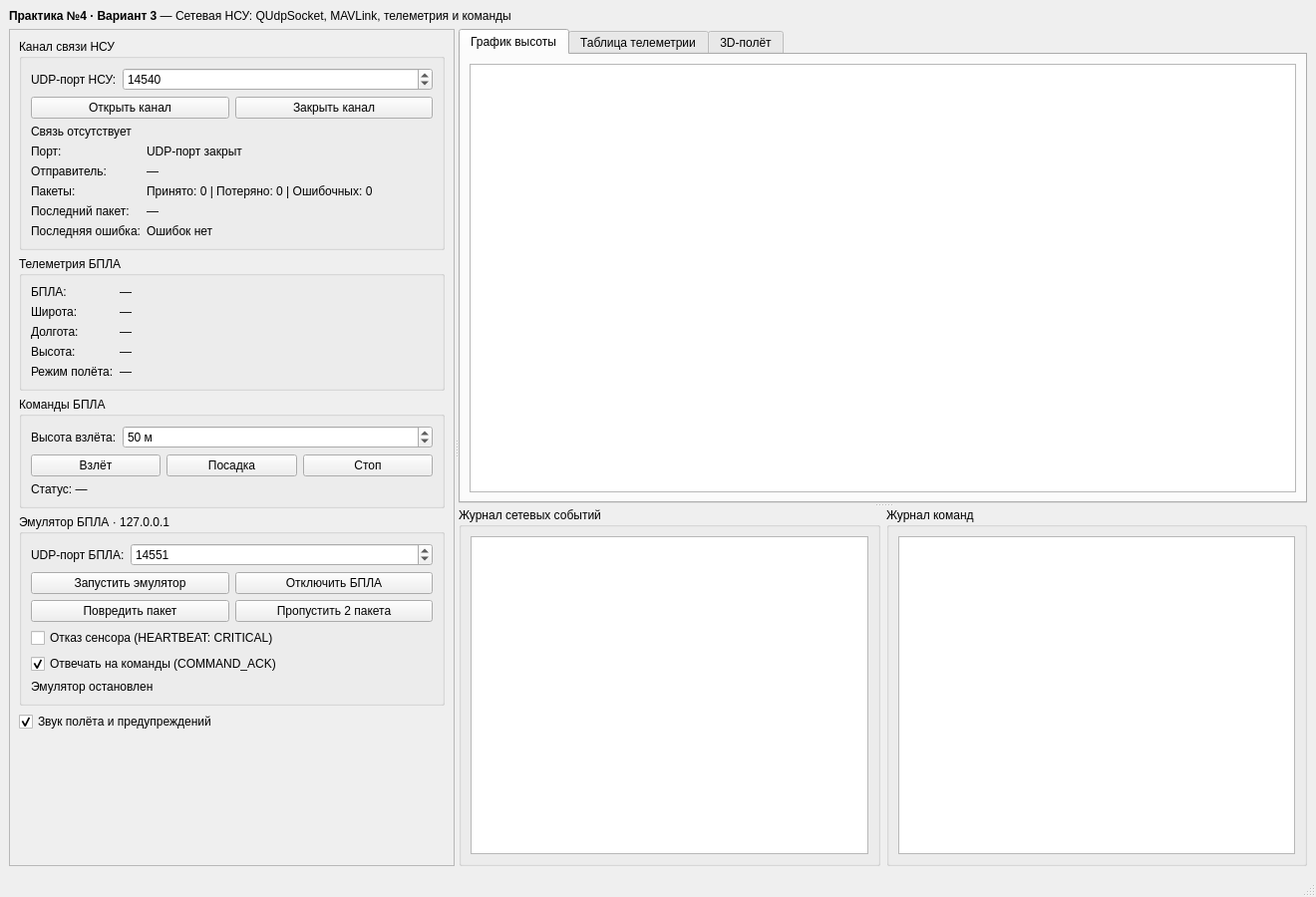
<?xml version="1.0" encoding="UTF-8"?>
<ui version="4.0">
  <class>MainWindow</class>
  <widget class="QMainWindow" name="MainWindow">
    <property name="geometry">
      <rect><x>0</x><y>0</y><width>1320</width><height>900</height></rect>
    </property>
    <property name="minimumSize">
      <size><width>1000</width><height>700</height></size>
    </property>
    <property name="windowTitle">
      <string>Практика №4 — Вариант 3 — Сетевая НСУ MAVLink</string>
    </property>
    <widget class="QWidget" name="centralwidget">
      <layout class="QVBoxLayout" name="mainLayout" stretch="0,1">
        <item>
          <widget class="QLabel" name="labelTitle">
            <property name="text">
              <string>&lt;b&gt;Практика №4 · Вариант 3&lt;/b&gt; — Сетевая НСУ: QUdpSocket, MAVLink, телеметрия и команды</string>
            </property>
          </widget>
        </item>
        <item>
          <widget class="QSplitter" name="splitter">
            <property name="orientation">
              <enum>Qt::Horizontal</enum>
            </property>
            <property name="childrenCollapsible">
              <bool>false</bool>
            </property>
            <widget class="QScrollArea" name="scrollControls">
              <property name="minimumSize">
                <size><width>380</width><height>0</height></size>
              </property>
              <property name="horizontalScrollBarPolicy">
                <enum>Qt::ScrollBarAlwaysOff</enum>
              </property>
              <property name="widgetResizable">
                <bool>true</bool>
              </property>
              <widget class="QWidget" name="controlsPanel">
                <layout class="QVBoxLayout" name="controlsLayout">
                  <item>
                    <widget class="QGroupBox" name="groupLink">
                      <property name="title">
                        <string>Канал связи НСУ</string>
                      </property>
                      <layout class="QVBoxLayout" name="groupLinkLayout">
                        <item>
                          <layout class="QFormLayout" name="formListen">
                            <item row="0" column="0">
                              <widget class="QLabel" name="formListenCaption0">
                                <property name="text">
                                  <string>UDP-порт НСУ:</string>
                                </property>
                              </widget>
                            </item>
                            <item row="0" column="1">
                              <widget class="QSpinBox" name="spinListenPort">
                                <property name="minimum">
                                  <number>1024</number>
                                </property>
                                <property name="maximum">
                                  <number>65535</number>
                                </property>
                                <property name="singleStep">
                                  <number>1</number>
                                </property>
                                <property name="value">
                                  <number>14540</number>
                                </property>
                              </widget>
                            </item>
                          </layout>
                        </item>
                        <item>
                          <layout class="QHBoxLayout" name="linkButtons">
                            <item>
                              <widget class="QPushButton" name="btnStartLink">
                                <property name="text">
                                  <string>Открыть канал</string>
                                </property>
                              </widget>
                            </item>
                            <item>
                              <widget class="QPushButton" name="btnStopLink">
                                <property name="text">
                                  <string>Закрыть канал</string>
                                </property>
                              </widget>
                            </item>
                          </layout>
                        </item>
                        <item>
                          <widget class="QLabel" name="labelLinkStatus">
                            <property name="text">
                              <string>Связь отсутствует</string>
                            </property>
                          </widget>
                        </item>
                        <item>
                          <layout class="QFormLayout" name="formLink">
                            <item row="0" column="0">
                              <widget class="QLabel" name="formLinkCaption0">
                                <property name="text">
                                  <string>Порт:</string>
                                </property>
                              </widget>
                            </item>
                            <item row="0" column="1">
                              <widget class="QLabel" name="labelPort">
                                <property name="text">
                                  <string>UDP-порт закрыт</string>
                                </property>
                              </widget>
                            </item>
                            <item row="1" column="0">
                              <widget class="QLabel" name="formLinkCaption1">
                                <property name="text">
                                  <string>Отправитель:</string>
                                </property>
                              </widget>
                            </item>
                            <item row="1" column="1">
                              <widget class="QLabel" name="labelSender">
                                <property name="text">
                                  <string>—</string>
                                </property>
                              </widget>
                            </item>
                            <item row="2" column="0">
                              <widget class="QLabel" name="formLinkCaption2">
                                <property name="text">
                                  <string>Пакеты:</string>
                                </property>
                              </widget>
                            </item>
                            <item row="2" column="1">
                              <widget class="QLabel" name="labelPackets">
                                <property name="text">
                                  <string>Принято: 0 | Потеряно: 0 | Ошибочных: 0</string>
                                </property>
                                <property name="wordWrap">
                                  <bool>true</bool>
                                </property>
                              </widget>
                            </item>
                            <item row="3" column="0">
                              <widget class="QLabel" name="formLinkCaption3">
                                <property name="text">
                                  <string>Последний пакет:</string>
                                </property>
                              </widget>
                            </item>
                            <item row="3" column="1">
                              <widget class="QLabel" name="labelLastPacket">
                                <property name="text">
                                  <string>—</string>
                                </property>
                              </widget>
                            </item>
                            <item row="4" column="0">
                              <widget class="QLabel" name="formLinkCaption4">
                                <property name="text">
                                  <string>Последняя ошибка:</string>
                                </property>
                              </widget>
                            </item>
                            <item row="4" column="1">
                              <widget class="QLabel" name="labelErrorStatus">
                                <property name="text">
                                  <string>Ошибок нет</string>
                                </property>
                                <property name="wordWrap">
                                  <bool>true</bool>
                                </property>
                              </widget>
                            </item>
                          </layout>
                        </item>
                      </layout>
                    </widget>
                  </item>
                  <item>
                    <widget class="QGroupBox" name="groupTelemetry">
                      <property name="title">
                        <string>Телеметрия БПЛА</string>
                      </property>
                      <layout class="QFormLayout" name="formTelemetry">
                        <item row="0" column="0">
                          <widget class="QLabel" name="formTelemetryCaption0">
                            <property name="text">
                              <string>БПЛА:</string>
                            </property>
                          </widget>
                        </item>
                        <item row="0" column="1">
                          <widget class="QLabel" name="labelVehicle">
                            <property name="text">
                              <string>—</string>
                            </property>
                          </widget>
                        </item>
                        <item row="1" column="0">
                          <widget class="QLabel" name="formTelemetryCaption1">
                            <property name="text">
                              <string>Широта:</string>
                            </property>
                          </widget>
                        </item>
                        <item row="1" column="1">
                          <widget class="QLabel" name="labelLatitude">
                            <property name="text">
                              <string>—</string>
                            </property>
                          </widget>
                        </item>
                        <item row="2" column="0">
                          <widget class="QLabel" name="formTelemetryCaption2">
                            <property name="text">
                              <string>Долгота:</string>
                            </property>
                          </widget>
                        </item>
                        <item row="2" column="1">
                          <widget class="QLabel" name="labelLongitude">
                            <property name="text">
                              <string>—</string>
                            </property>
                          </widget>
                        </item>
                        <item row="3" column="0">
                          <widget class="QLabel" name="formTelemetryCaption3">
                            <property name="text">
                              <string>Высота:</string>
                            </property>
                          </widget>
                        </item>
                        <item row="3" column="1">
                          <widget class="QLabel" name="labelAltitude">
                            <property name="text">
                              <string>—</string>
                            </property>
                          </widget>
                        </item>
                        <item row="4" column="0">
                          <widget class="QLabel" name="formTelemetryCaption4">
                            <property name="text">
                              <string>Режим полёта:</string>
                            </property>
                          </widget>
                        </item>
                        <item row="4" column="1">
                          <widget class="QLabel" name="labelFlightMode">
                            <property name="text">
                              <string>—</string>
                            </property>
                          </widget>
                        </item>
                      </layout>
                    </widget>
                  </item>
                  <item>
                    <widget class="QGroupBox" name="groupCommands">
                      <property name="title">
                        <string>Команды БПЛА</string>
                      </property>
                      <layout class="QVBoxLayout" name="groupCommandsLayout">
                        <item>
                          <layout class="QFormLayout" name="formCommands">
                            <item row="0" column="0">
                              <widget class="QLabel" name="formCommandsCaption0">
                                <property name="text">
                                  <string>Высота взлёта:</string>
                                </property>
                              </widget>
                            </item>
                            <item row="0" column="1">
                              <widget class="QDoubleSpinBox" name="spinTakeoffAltitude">
                                <property name="decimals">
                                  <number>0</number>
                                </property>
                                <property name="minimum">
                                  <double>10</double>
                                </property>
                                <property name="maximum">
                                  <double>500</double>
                                </property>
                                <property name="singleStep">
                                  <double>10</double>
                                </property>
                                <property name="value">
                                  <double>50</double>
                                </property>
                                <property name="suffix">
                                  <string> м</string>
                                </property>
                              </widget>
                            </item>
                          </layout>
                        </item>
                        <item>
                          <layout class="QHBoxLayout" name="commandButtons">
                            <item>
                              <widget class="QPushButton" name="btnTakeoff">
                                <property name="text">
                                  <string>Взлёт</string>
                                </property>
                              </widget>
                            </item>
                            <item>
                              <widget class="QPushButton" name="btnLand">
                                <property name="text">
                                  <string>Посадка</string>
                                </property>
                              </widget>
                            </item>
                            <item>
                              <widget class="QPushButton" name="btnStop">
                                <property name="text">
                                  <string>Стоп</string>
                                </property>
                              </widget>
                            </item>
                          </layout>
                        </item>
                        <item>
                          <widget class="QLabel" name="labelCommandStatus">
                            <property name="text">
                              <string>Статус: —</string>
                            </property>
                            <property name="wordWrap">
                              <bool>true</bool>
                            </property>
                          </widget>
                        </item>
                      </layout>
                    </widget>
                  </item>
                  <item>
                    <widget class="QGroupBox" name="groupEmulator">
                      <property name="title">
                        <string>Эмулятор БПЛА · 127.0.0.1</string>
                      </property>
                      <layout class="QVBoxLayout" name="groupEmulatorLayout">
                        <item>
                          <layout class="QFormLayout" name="formEmulator">
                            <item row="0" column="0">
                              <widget class="QLabel" name="formEmulatorCaption0">
                                <property name="text">
                                  <string>UDP-порт БПЛА:</string>
                                </property>
                              </widget>
                            </item>
                            <item row="0" column="1">
                              <widget class="QSpinBox" name="spinUavPort">
                                <property name="minimum">
                                  <number>1024</number>
                                </property>
                                <property name="maximum">
                                  <number>65535</number>
                                </property>
                                <property name="singleStep">
                                  <number>1</number>
                                </property>
                                <property name="value">
                                  <number>14551</number>
                                </property>
                              </widget>
                            </item>
                          </layout>
                        </item>
                        <item>
                          <layout class="QHBoxLayout" name="emulatorButtons">
                            <item>
                              <widget class="QPushButton" name="btnStartUav">
                                <property name="text">
                                  <string>Запустить эмулятор</string>
                                </property>
                              </widget>
                            </item>
                            <item>
                              <widget class="QPushButton" name="btnDisconnectUav">
                                <property name="text">
                                  <string>Отключить БПЛА</string>
                                </property>
                              </widget>
                            </item>
                          </layout>
                        </item>
                        <item>
                          <layout class="QHBoxLayout" name="faultButtons">
                            <item>
                              <widget class="QPushButton" name="btnCorruptPacket">
                                <property name="text">
                                  <string>Повредить пакет</string>
                                </property>
                              </widget>
                            </item>
                            <item>
                              <widget class="QPushButton" name="btnDropPackets">
                                <property name="text">
                                  <string>Пропустить 2 пакета</string>
                                </property>
                              </widget>
                            </item>
                          </layout>
                        </item>
                        <item>
                          <widget class="QCheckBox" name="checkSensorFailure">
                            <property name="text">
                              <string>Отказ сенсора (HEARTBEAT: CRITICAL)</string>
                            </property>
                            <property name="checked">
                              <bool>false</bool>
                            </property>
                          </widget>
                        </item>
                        <item>
                          <widget class="QCheckBox" name="checkAckEnabled">
                            <property name="text">
                              <string>Отвечать на команды (COMMAND_ACK)</string>
                            </property>
                            <property name="checked">
                              <bool>true</bool>
                            </property>
                          </widget>
                        </item>
                        <item>
                          <widget class="QLabel" name="labelUavStatus">
                            <property name="text">
                              <string>Эмулятор остановлен</string>
                            </property>
                            <property name="wordWrap">
                              <bool>true</bool>
                            </property>
                          </widget>
                        </item>
                      </layout>
                    </widget>
                  </item>
                  <item>
                    <widget class="QCheckBox" name="checkSound">
                      <property name="text">
                        <string>Звук полёта и предупреждений</string>
                      </property>
                      <property name="checked">
                        <bool>true</bool>
                      </property>
                    </widget>
                  </item>
                  <item>
                    <spacer name="controlsSpacer">
                      <property name="orientation">
                        <enum>Qt::Vertical</enum>
                      </property>
                      <property name="sizeHint" stdset="0">
                        <size><width>20</width><height>10</height></size>
                      </property>
                    </spacer>
                  </item>
                </layout>
              </widget>
            </widget>
            <widget class="QSplitter" name="rightSplitter">
              <property name="orientation">
                <enum>Qt::Vertical</enum>
              </property>
              <property name="childrenCollapsible">
                <bool>false</bool>
              </property>
              <widget class="QTabWidget" name="viewTabs">
                <property name="currentIndex">
                  <number>0</number>
                </property>
                <widget class="QWidget" name="tabChart">
                  <attribute name="title">
                    <string>График высоты</string>
                  </attribute>
                  <layout class="QVBoxLayout" name="chartLayout">
                    <item>
                      <widget class="QChartView" name="chartView">
                        <property name="minimumSize">
                          <size><width>420</width><height>260</height></size>
                        </property>
                      </widget>
                    </item>
                  </layout>
                </widget>
                <widget class="QWidget" name="tabTable">
                  <attribute name="title">
                    <string>Таблица телеметрии</string>
                  </attribute>
                  <layout class="QVBoxLayout" name="tableLayout">
                    <item>
                      <widget class="QTableWidget" name="tableTelemetry">
                        <property name="editTriggers">
                          <set>QAbstractItemView::NoEditTriggers</set>
                        </property>
                        <property name="selectionBehavior">
                          <enum>QAbstractItemView::SelectRows</enum>
                        </property>
                        <property name="columnCount">
                          <number>7</number>
                        </property>
                        <attribute name="verticalHeaderVisible">
                          <bool>false</bool>
                        </attribute>
                        <column>
                          <property name="text">
                            <string>Время</string>
                          </property>
                        </column>
                        <column>
                          <property name="text">
                            <string>System ID</string>
                          </property>
                        </column>
                        <column>
                          <property name="text">
                            <string>Component ID</string>
                          </property>
                        </column>
                        <column>
                          <property name="text">
                            <string>Широта</string>
                          </property>
                        </column>
                        <column>
                          <property name="text">
                            <string>Долгота</string>
                          </property>
                        </column>
                        <column>
                          <property name="text">
                            <string>Высота, м</string>
                          </property>
                        </column>
                        <column>
                          <property name="text">
                            <string>Режим</string>
                          </property>
                        </column>
                      </widget>
                    </item>
                  </layout>
                </widget>
                <widget class="QWidget" name="tab3d">
                  <attribute name="title">
                    <string>3D-полёт</string>
                  </attribute>
                  <layout class="QVBoxLayout" name="sceneTabLayout">
                    <item>
                      <widget class="QWidget" name="sceneHost" native="true">
                        <layout class="QVBoxLayout" name="sceneLayout">
                          <property name="leftMargin">
                            <number>0</number>
                          </property>
                          <property name="topMargin">
                            <number>0</number>
                          </property>
                          <property name="rightMargin">
                            <number>0</number>
                          </property>
                          <property name="bottomMargin">
                            <number>0</number>
                          </property>
                        </layout>
                      </widget>
                    </item>
                    <item>
                      <layout class="QHBoxLayout" name="cameraButtons">
                        <item>
                          <widget class="QPushButton" name="zoomInButton">
                            <property name="text">
                              <string>Приблизить</string>
                            </property>
                          </widget>
                        </item>
                        <item>
                          <widget class="QPushButton" name="zoomOutButton">
                            <property name="text">
                              <string>Отдалить</string>
                            </property>
                          </widget>
                        </item>
                        <item>
                          <widget class="QPushButton" name="focusButton">
                            <property name="text">
                              <string>К БПЛА</string>
                            </property>
                          </widget>
                        </item>
                        <item>
                          <widget class="QPushButton" name="overviewButton">
                            <property name="text">
                              <string>Общий вид</string>
                            </property>
                          </widget>
                        </item>
                      </layout>
                    </item>
                  </layout>
                </widget>
              </widget>
              <widget class="QWidget" name="logsPanel">
                <layout class="QHBoxLayout" name="logsLayout">
                  <property name="leftMargin">
                    <number>0</number>
                  </property>
                  <property name="topMargin">
                    <number>0</number>
                  </property>
                  <property name="rightMargin">
                    <number>0</number>
                  </property>
                  <property name="bottomMargin">
                    <number>0</number>
                  </property>
                  <item>
                    <widget class="QGroupBox" name="groupEventLog">
                      <property name="title">
                        <string>Журнал сетевых событий</string>
                      </property>
                      <layout class="QVBoxLayout" name="groupEventLogLayout">
                        <item>
                          <widget class="QListWidget" name="listEventLog">
                            <property name="horizontalScrollBarPolicy">
                              <enum>Qt::ScrollBarAlwaysOff</enum>
                            </property>
                            <property name="wordWrap">
                              <bool>true</bool>
                            </property>
                          </widget>
                        </item>
                      </layout>
                    </widget>
                  </item>
                  <item>
                    <widget class="QGroupBox" name="groupCommandLog">
                      <property name="title">
                        <string>Журнал команд</string>
                      </property>
                      <layout class="QVBoxLayout" name="groupCommandLogLayout">
                        <item>
                          <widget class="QListWidget" name="listCommandLog">
                            <property name="horizontalScrollBarPolicy">
                              <enum>Qt::ScrollBarAlwaysOff</enum>
                            </property>
                            <property name="wordWrap">
                              <bool>true</bool>
                            </property>
                          </widget>
                        </item>
                      </layout>
                    </widget>
                  </item>
                </layout>
              </widget>
            </widget>
          </widget>
        </item>
      </layout>
    </widget>
    <widget class="QStatusBar" name="statusbar">
    </widget>
  </widget>
  <customwidgets>
    <customwidget>
      <class>QChartView</class>
      <extends>QGraphicsView</extends>
      <header>QtCharts/QChartView</header>
    </customwidget>
  </customwidgets>
  <resources/>
  <connections/>
</ui>
